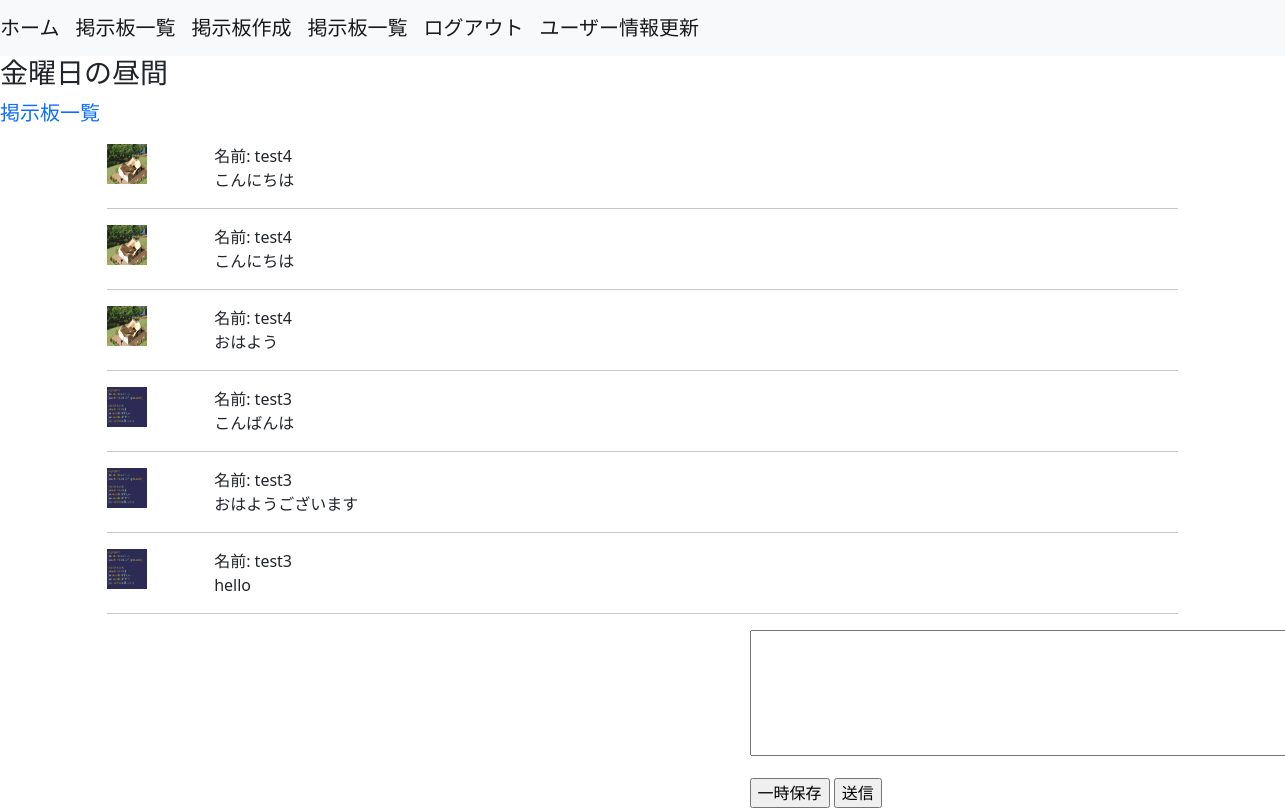
/boards/post_comments/4 (signed in), run on the app's committed database.
### boards/models.py (models this page shows)
class Themes(models.Model):
    title = models.CharField(max_length=255)
    user = models.ForeignKey('accounts.Users', on_delete=models.CASCADE)
    objects = ThemesManeger()
    class Meta:
        db_table = 'themes'

class Comments(models.Model):
    comment = models.CharField(max_length=100)
    user = models.ForeignKey('accounts.Users', on_delete=models.CASCADE)
    theme = models.ForeignKey('Themes', on_delete=models.CASCADE)
    objects = CommentsManeger()
    class Meta:
        db_table = 'comments'

### accounts/models.py (models this page shows)
class Users(AbstractBaseUser, PermissionsMixin):
    username = models.CharField(max_length=255)
    age = models.PositiveSmallIntegerField()
    email = models.EmailField(max_length=255, unique=True)
    is_active = models.BooleanField(default=False)
    is_staff = models.BooleanField(default=False)
    picture = models.FileField(null=True, upload_to='picture/')
    objects = UserManager()
    USERNAME_FIELD = 'email'
    REQUIRED_FIELDS = ['username']
    class Meta:
        db_table = 'users'

### boards/views.py (the view, shortened to what this page needs)
# urls.py: path('post_comments/<int:theme_id>', views.post_comments, name='post_comments'),
def post_comments(request, theme_id):
    saved_comment = cache.get(f'saved_comment-theme_id={theme_id}-user_id={request.user.id}', '')
    post_comment_form = forms.PostCommentForm(request.POST or None, initial={'comment': saved_comment})
    comments = Comments.objects.fetch_by_theme_id(theme_id)
    theme = get_object_or_404(Themes, id=theme_id)
    return render(request, 'boards/post_comments.html', context={
        'post_comment_form': post_comment_form, 'theme': theme, 'comments': comments
        }
    )

### boards/forms.py
class PostCommentForm(forms.ModelForm):
    comment = forms.CharField(label='', widget=forms.Textarea(attrs={'rows': 5,'cols': 60}))
    class Meta:
        model = Comments
        fields = ('comment',)

### boards/models.py (called while the page is built)
    def fetch_by_theme_id(self, theme_id):
        return self.filter(theme_id=theme_id).order_by('id').all()

### templates/boards/post_comments.html (shortened to what this page needs)
{% extends "base.html" %}
{% block content%}
<h3>{{theme.title}}</h3>
<p><a class="navbar-brand" href="{% url 'boards:list_themes' %}">掲示板一覧</a></p>
{% for comment in comments %}
<div class="col-1 offset-1">
    {% if comment.user.picture %}
        <img style="float: left; " width="40px" height="40px" src="{{ comment.user.picture.url }}">
    {% endif %}
</div>
<div class="col-8 offset-2">
    <p class=" my-0 ">名前: {{ comment.user.username }}</p>
    <p class=" my-0 ">{{ comment.comment | linebreaks }}</p>
</div>
<div class="col-10 offset-1">
    <hr class="mt-0">
</div>
{% endfor %}
{% if user.is_authenticated %}
<div class="col-4 offset-7">
<form method="POST">
{{ post_comment_form.as_p }}
<input type="button" value="一時保存" id="save_comment">
<input type="submit" value="送信" >
</form>
</div>
{% endif %}
{% endblock %}

### data on the page
Themes: title "金曜日の昼間"
Comments: user.picture (picture), user.username "test4", comment "こんにちは"
Comments: user.picture (picture), user.username "test4", comment "こんにちは"
Comments: user.picture (picture), user.username "test4", comment "おはよう"
Comments: user.picture (picture), user.username "test3", comment "こんばんは"
Comments: user.picture (picture), user.username "test3", comment "おはようございます"
Comments: user.picture (picture), user.username "test3", comment "hello"
